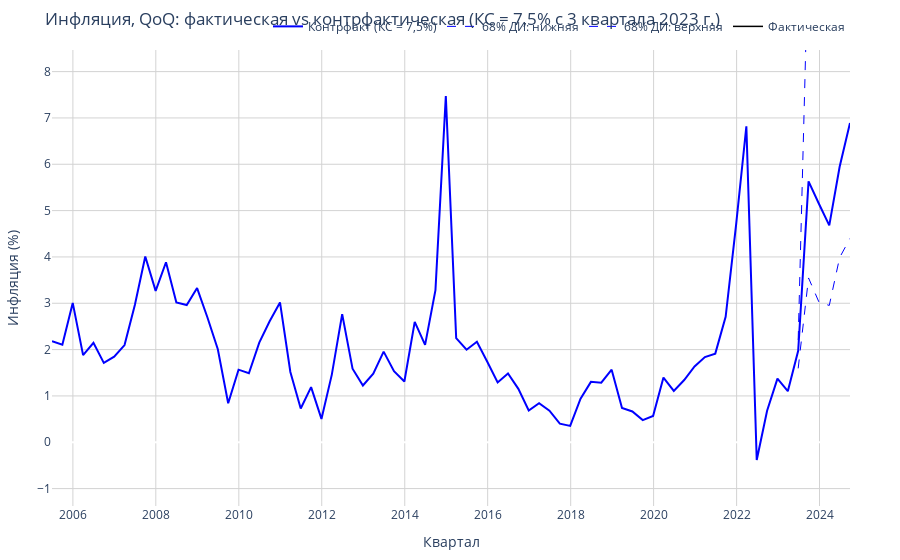

Here is the notebook cell this chart was saved with:
### Code cell
# Задаем параметры модели
T = Xmat.shape[0]
N_ITER = beta.shape[1]
N_VARS = 4
N_LAGS = 2
N_REG = 10

# Индексы переменных
P = 1 - 1
Y = 2 - 1
I = 3 - 1
B = 4 - 1
T_FIX = 73
I_TARGET = 7.5
LAST_POINT = T - T_FIX + 1

# Готовим трехмерный объект для хранения 1000 контрфактических итераций по 4 переменным
CF = np.zeros((T, N_ITER, N_VARS))

# Готовим объект чтобы потом мочь посмотреть новые шоки ДКП
CF_EPS_MP = np.zeros((N_ITER, T))

for i in range(N_ITER):
    # Распаковываем параметры каждой итерации
    beta_i = beta[:, i]
    
    # Восстанавливаем коэффициенты VAR
    B_p = beta_i[0:10]
    B_y = beta_i[10:20]
    B_i = beta_i[20:30]
    B_b = beta_i[30:40]
    
    # Структурная матрица A0^{-1} для каждой итерации
    A0inv_i_full = np.vstack([A0inv_p[i, :], A0inv_y[i, :], A0inv_i[i, :],  A0inv_b[i, :]])
    
    # Шоки
    shocks_as = shocks_AS[i, :].reshape(-1, 1)
    shocks_ad = shocks_PrivateAD[i, :].reshape(-1, 1)
    shocks_mp = shocks_MP[i, :].reshape(-1, 1)
    shocks_fp = shocks_FP[i, :].reshape(-1, 1)
    
    # Восстанавливаем начальные значения переменных до t_fix
    Y_temp = np.zeros((T, N_VARS))
    
    for t in range(T_FIX):
        x_t = Xmat[t, :].reshape(-1, 1)
        eps_t = np.vstack([
            shocks_as[t],
            shocks_ad[t],
            shocks_mp[t],
            shocks_fp[t]
        ])
        
        Y_temp[t, P] = (B_p.T @ x_t + A0inv_i_full[P, :] @ eps_t).item()
        Y_temp[t, Y] = (B_y.T @ x_t + A0inv_i_full[Y, :] @ eps_t).item()
        Y_temp[t, I] = (B_i.T @ x_t + A0inv_i_full[I, :] @ eps_t).item()
        Y_temp[t, B] = (B_b.T @ x_t + A0inv_i_full[B, :] @ eps_t).item()
    
    # Считаем контрфакт с момента фиксации
    for t in range(T_FIX, T):
        # Собираем лаги (размер (4,))
        l1 = Y_temp[t-1, :]
        l2 = Y_temp[t-2, :]

        # Формируем x_sim как вектор [10 x 1]
        x_sim = np.vstack([l1.reshape(-1, 1), l2.reshape(-1, 1), Xmat[t, 8], Xmat[t, 9]])
        
        # Вычисляем шоки
        eps_as = shocks_as[t]
        eps_ad = shocks_ad[t]
        eps_fp = shocks_fp[t]
        
        # Вычисляем eps_mp
        numerator = I_TARGET - (B_i.T @ x_sim + A0inv_i_full[I, [0, 1, 3]] @ np.vstack([eps_as, eps_ad, eps_fp]))
        eps_mp = (numerator / A0inv_i_full[I, 2]).item()
        
        # Собираем вектор шоков [4 x 1]
        eps_t = np.vstack([eps_as, eps_ad, eps_mp, eps_fp])
        
        # Обновляем Y_temp
        Y_temp[t, P] = (B_p.T @ x_sim + A0inv_i_full[P, :] @ eps_t).item()
        Y_temp[t, Y] = (B_y.T @ x_sim + A0inv_i_full[Y, :] @ eps_t).item()
        Y_temp[t, I] = I_TARGET  # фиксируем ставку
        Y_temp[t, B] = (B_b.T @ x_sim + A0inv_i_full[B, :] @ eps_t).item()
        
        # Обновляем шок MP
        shocks_mp[t] = eps_mp.item() if isinstance(eps_mp, np.ndarray) else eps_mp
    
    # Сохраняем результат симуляции
    CF[:, i, :] = Y_temp
    CF_EPS_MP[i, :] = shocks_mp.ravel()

# Анализируем
cf_i = CF[:, :, I]
cf_p = CF[:, :, P]
cf_y = CF[:, :, Y]
cf_b = CF[:, :, B]

p_median = np.nanmedian(cf_p, axis=1)
p_low = np.nanpercentile(cf_p, 16, axis=1)
p_high = np.nanpercentile(cf_p, 84, axis=1)

quarters = [START_DATE + timedelta(days=91.25 * i) for i in range(T)]

# Создаем фигуру
fig = go.Figure()

# Добавляем линии на график
fig.add_trace(go.Scatter(
    x=quarters,
    y=p_median,
    mode='lines',
    name='Контрфакт (КС = 7,5%)',
    line=dict(color='blue', width=2)
))

fig.add_trace(go.Scatter(
    x=quarters[-LAST_POINT:],
    y=p_low[-LAST_POINT:],
    mode='lines',
    name='68% ДИ: нижняя',
    line=dict(color='blue', width=1, dash='dash')
))

fig.add_trace(go.Scatter(
    x=quarters[-LAST_POINT:],
    y=p_high[-LAST_POINT:],
    mode='lines',
    name='68% ДИ: верхняя',
    line=dict(color='blue', width=1, dash='dash')
))

fig.add_trace(go.Scatter(
    x=quarters,
    y=actual_p,
    mode='lines',
    name='Фактическая',
    line=dict(color='black', width=1.5)
))

# Настраиваем оформление
fig.update_layout(
    title='Инфляция, QoQ: фактическая vs контрфактическая (КС = 7,5% с 3 квартала 2023 г.)',
    xaxis_title='Квартал',
    yaxis_title='Инфляция (%)',
    legend=dict(orientation="h", yanchor="bottom", y=1.02, xanchor="right", x=1),
    hovermode="x unified",
    margin=dict(l=50, r=50, b=50, t=50),
    xaxis_range=[quarters[0], quarters[-1]],
    yaxis_range=[actual_p.min() - 1, actual_p.max() + 1],
    plot_bgcolor='white',
    showlegend=True
)

# Добавляем сетку
fig.update_xaxes(showgrid=True, gridwidth=1, gridcolor='LightGrey')
fig.update_yaxes(showgrid=True, gridwidth=1, gridcolor='LightGrey')

# Показать график
fig.show()

fig.write_html(SAVE_PATH + "Инфляция, QoQ. фактическая vs контрфактическая (КС = 7,5% с 3 квартала 2023 г.).html")

### Figure 1 — Plotly figure (JSON) as saved in the notebook; plotly's stock layout.template omitted (floating-point values rounded to 4 significant figures)
{"data": [{"line": {"color": "blue", "width": 2}, "mode": "lines", "name": "Контрфакт (КС = 7,5%)", "type": "scatter", "x": ["2005-07-01T00:00:00", "2005-09-30T06:00:00", "2005-12-30T12:00:00", "2006-03-31T18:00:00", "2006-07-01T00:00:00", "2006-09-30T06:00:00", "2006-12-30T12:00:00", "2007-03-31T18:00:00", "2007-07-01T00:00:00", "2007-09-30T06:00:00", "2007-12-30T12:00:00", "2008-03-30T18:00:00", "2008-06-30T00:00:00", "2008-09-29T06:00:00", "2008-12-29T12:00:00", "2009-03-30T18:00:00", "2009-06-30T00:00:00", "2009-09-29T06:00:00", "2009-12-29T12:00:00", "2010-03-30T18:00:00", "2010-06-30T00:00:00", "2010-09-29T06:00:00", "2010-12-29T12:00:00", "2011-03-30T18:00:00", "2011-06-30T00:00:00", "2011-09-29T06:00:00", "2011-12-29T12:00:00", "2012-03-29T18:00:00", "2012-06-29T00:00:00", "2012-09-28T06:00:00", "2012-12-28T12:00:00", "2013-03-29T18:00:00", "2013-06-29T00:00:00", "2013-09-28T06:00:00", "2013-12-28T12:00:00", "2014-03-29T18:00:00", "2014-06-29T00:00:00", "2014-09-28T06:00:00", "2014-12-28T12:00:00", "2015-03-29T18:00:00", "2015-06-29T00:00:00", "2015-09-28T06:00:00", "2015-12-28T12:00:00", "2016-03-28T18:00:00", "2016-06-28T00:00:00", "2016-09-27T06:00:00", "2016-12-27T12:00:00", "2017-03-28T18:00:00", "2017-06-28T00:00:00", "2017-09-27T06:00:00", "2017-12-27T12:00:00", "2018-03-28T18:00:00", "2018-06-28T00:00:00", "2018-09-27T06:00:00", "2018-12-27T12:00:00", "2019-03-28T18:00:00", "2019-06-28T00:00:00", "2019-09-27T06:00:00", "2019-12-27T12:00:00", "2020-03-27T18:00:00", "2020-06-27T00:00:00", "2020-09-26T06:00:00", "2020-12-26T12:00:00", "2021-03-27T18:00:00", "2021-06-27T00:00:00", "2021-09-26T06:00:00", "2021-12-26T12:00:00", "2022-03-27T18:00:00", "2022-06-27T00:00:00", "2022-09-26T06:00:00", "2022-12-26T12:00:00", "2023-03-27T18:00:00", "2023-06-27T00:00:00", "2023-09-26T06:00:00", "2023-12-26T12:00:00", "2024-03-26T18:00:00", "2024-06-26T00:00:00", "2024-09-25T06:00:00"], "y": [2.181, 2.104, 3.007, 1.881, 2.146, 1.713, 1.849, 2.098, 2.969, 4.01, 3.268, 3.885, 3.019, 2.961, 3.328, 2.694, 2.006, 0.8411, 1.567, 1.489, 2.151, 2.611, 3.018, 1.518, 0.7285, 1.191, 0.5037, 1.46, 2.766, 1.589, 1.226, 1.48, 1.956, 1.535, 1.312, 2.598, 2.102, 3.284, 7.473, 2.249, 1.996, 2.168, 1.737, 1.292, 1.485, 1.153, 0.6853, 0.8444, 0.682, 0.4007, 0.3541, 0.9393, 1.304, 1.286, 1.565, 0.7412, 0.6644, 0.4791, 0.567, 1.397, 1.108, 1.344, 1.635, 1.838, 1.913, 2.709, 4.676, 6.82, -0.3841, 0.6817, 1.373, 1.103, 1.975, 5.631, 5.147, 4.681, 5.946, 6.893]}, {"line": {"color": "blue", "dash": "dash", "width": 1}, "mode": "lines", "name": "68% ДИ: нижняя", "type": "scatter", "x": ["2023-06-27T00:00:00", "2023-09-26T06:00:00", "2023-12-26T12:00:00", "2024-03-26T18:00:00", "2024-06-26T00:00:00", "2024-09-25T06:00:00"], "y": [1.595, 3.546, 3.027, 2.953, 3.986, 4.399]}, {"line": {"color": "blue", "dash": "dash", "width": 1}, "mode": "lines", "name": "68% ДИ: верхняя", "type": "scatter", "x": ["2023-06-27T00:00:00", "2023-09-26T06:00:00", "2023-12-26T12:00:00", "2024-03-26T18:00:00", "2024-06-26T00:00:00", "2024-09-25T06:00:00"], "y": [2.207, 10.85, 10.17, 8.932, 10.81, 13.2]}, {"line": {"color": "black", "width": 1.5}, "mode": "lines", "name": "Фактическая", "type": "scatter", "x": ["2005-07-01T00:00:00", "2005-09-30T06:00:00", "2005-12-30T12:00:00", "2006-03-31T18:00:00", "2006-07-01T00:00:00", "2006-09-30T06:00:00", "2006-12-30T12:00:00", "2007-03-31T18:00:00", "2007-07-01T00:00:00", "2007-09-30T06:00:00", "2007-12-30T12:00:00", "2008-03-30T18:00:00", "2008-06-30T00:00:00", "2008-09-29T06:00:00", "2008-12-29T12:00:00", "2009-03-30T18:00:00", "2009-06-30T00:00:00", "2009-09-29T06:00:00", "2009-12-29T12:00:00", "2010-03-30T18:00:00", "2010-06-30T00:00:00", "2010-09-29T06:00:00", "2010-12-29T12:00:00", "2011-03-30T18:00:00", "2011-06-30T00:00:00", "2011-09-29T06:00:00", "2011-12-29T12:00:00", "2012-03-29T18:00:00", "2012-06-29T00:00:00", "2012-09-28T06:00:00", "2012-12-28T12:00:00", "2013-03-29T18:00:00", "2013-06-29T00:00:00", "2013-09-28T06:00:00", "2013-12-28T12:00:00", "2014-03-29T18:00:00", "2014-06-29T00:00:00", "2014-09-28T06:00:00", "2014-12-28T12:00:00", "2015-03-29T18:00:00", "2015-06-29T00:00:00", "2015-09-28T06:00:00", "2015-12-28T12:00:00", "2016-03-28T18:00:00", "2016-06-28T00:00:00", "2016-09-27T06:00:00", "2016-12-27T12:00:00", "2017-03-28T18:00:00", "2017-06-28T00:00:00", "2017-09-27T06:00:00", "2017-12-27T12:00:00", "2018-03-28T18:00:00", "2018-06-28T00:00:00", "2018-09-27T06:00:00", "2018-12-27T12:00:00", "2019-03-28T18:00:00", "2019-06-28T00:00:00", "2019-09-27T06:00:00", "2019-12-27T12:00:00", "2020-03-27T18:00:00", "2020-06-27T00:00:00", "2020-09-26T06:00:00", "2020-12-26T12:00:00", "2021-03-27T18:00:00", "2021-06-27T00:00:00", "2021-09-26T06:00:00", "2021-12-26T12:00:00", "2022-03-27T18:00:00", "2022-06-27T00:00:00", "2022-09-26T06:00:00", "2022-12-26T12:00:00", "2023-03-27T18:00:00", "2023-06-27T00:00:00", "2023-09-26T06:00:00", "2023-12-26T12:00:00", "2024-03-26T18:00:00", "2024-06-26T00:00:00", "2024-09-25T06:00:00"], "y": [[2.181], [2.104], [3.008], [1.881], [2.146], [1.711], [1.85], [2.098], [2.972], [4.008], [3.268], [3.886], [3.017], [2.96], [3.332], [2.695], [2.006], [0.842], [1.566], [1.485], [2.152], [2.611], [3.019], [1.518], [0.7303], [1.191], [0.5048], [1.463], [2.767], [1.588], [1.226], [1.48], [1.962], [1.535], [1.312], [2.601], [2.103], [3.287], [7.466], [2.25], [1.996], [2.168], [1.736], [1.295], [1.485], [1.154], [0.6847], [0.8425], [0.6843], [0.4002], [0.357], [0.9389], [1.303], [1.285], [1.567], [0.7429], [0.6641], [0.4798], [0.5667], [1.395], [1.107], [1.345], [1.635], [1.838], [1.914], [2.708], [4.678], [6.82], [-0.3757], [0.6815], [1.373], [1.096], [1.974], [2.576], [1.792], [1.748], [2.598], [2.598]]}], "layout": {"hovermode": "x unified", "legend": {"orientation": "h", "x": 1, "xanchor": "right", "y": 1.02, "yanchor": "bottom"}, "margin": {"b": 50, "l": 50, "r": 50, "t": 50}, "plot_bgcolor": "white", "showlegend": true, "title": {"text": "Инфляция, QoQ: фактическая vs контрфактическая (КС = 7,5% с 3 квартала 2023 г.)"}, "xaxis": {"gridcolor": "LightGrey", "gridwidth": 1, "range": ["2005-07-01T00:00:00", "2024-09-25T06:00:00"], "showgrid": true, "title": {"text": "Квартал"}}, "yaxis": {"gridcolor": "LightGrey", "gridwidth": 1, "range": [-1.376, 8.466], "showgrid": true, "title": {"text": "Инфляция (%)"}}}}
